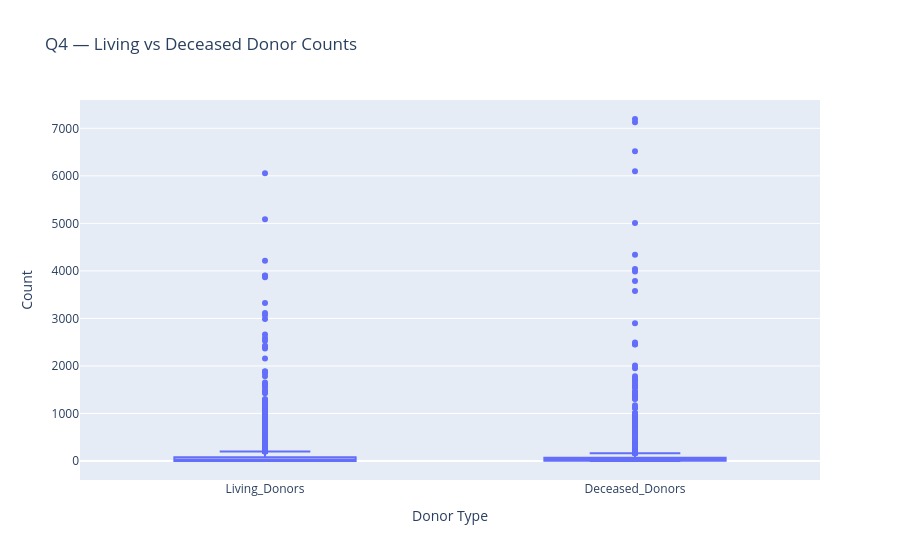

Notebook code for this chart:
### Markdown cell above
### Q4. How do deceased and living donor contributions compare?
**Analysis and justification:** This view is selected to compare the relevant groups or examine the relationship between the variables. Use rates for population-adjusted comparisons and treat correlations as associations, not causation. After running the cell, record the highest/lowest groups, the pattern, any outliers, and one limitation in your report.

### Code cell
tmp = df[["Living_Donors","Deceased_Donors"]].melt(var_name="Donor Type", value_name="Count").dropna()
fig = px.box(tmp, x="Donor Type", y="Count", points="outliers", title="Q4 — Living vs Deceased Donor Counts")
fig.show()
print(tmp.groupby("Donor Type")["Count"].describe().round(2))

### Figure 1 — Plotly figure (JSON) as saved in the notebook; plotly's stock layout.template omitted (floating-point values rounded to 4 significant figures; data arrays with more than 128 entries replaced by an {"elided": "..."} marker saying what was removed)
{"data": [{"alignmentgroup": "True", "boxpoints": "outliers", "hovertemplate": "Donor Type=%{x}<br>Count=%{y}<extra></extra>", "legendgroup": "", "marker": {"color": "#636efa"}, "name": "", "notched": false, "offsetgroup": "", "orientation": "v", "showlegend": false, "type": "box", "x": {"elided": "4116 str values"}, "x0": " ", "xaxis": "x", "y": {"elided": "4116 float values"}, "y0": " ", "yaxis": "y"}], "layout": {"boxmode": "group", "legend": {"tracegroupgap": 0}, "title": {"text": "Q4 — Living vs Deceased Donor Counts"}, "xaxis": {"anchor": "y", "domain": [0, 1], "title": {"text": "Donor Type"}}, "yaxis": {"anchor": "x", "domain": [0, 1], "title": {"text": "Count"}}}}
